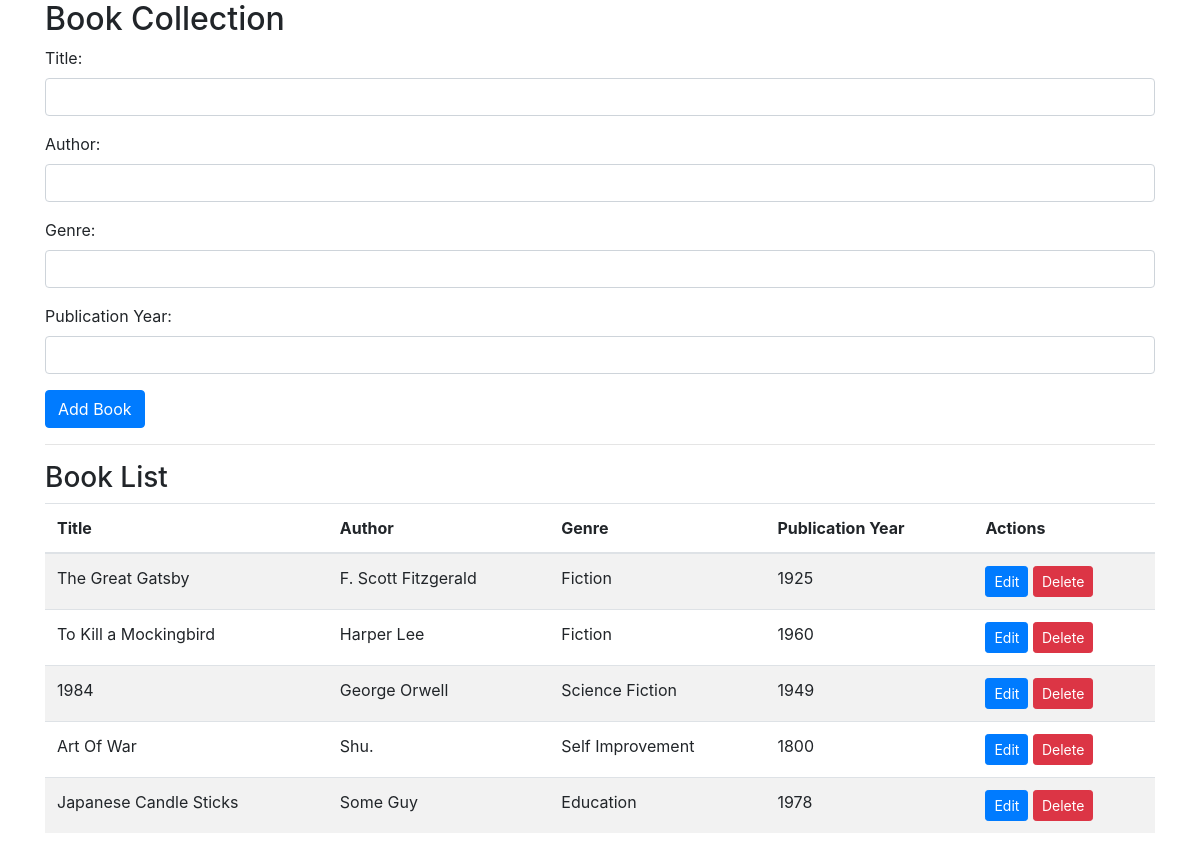
The page / on the database its author committed.
### tables this page shows
CREATE TABLE `books` (
  `id` int(11) NOT NULL,
  `title` varchar(50) NOT NULL,
  `author` varchar(50) NOT NULL,
  `genre` varchar(50) NOT NULL,
  `publication` text NOT NULL
);

### index.php (the view, shortened to what this page needs)
<?php
include_once 'db_connect.php';
$sql = "SELECT * FROM books";
$result = mysqli_query($conn, $sql);
?>
<!DOCTYPE html>
<html lang="en">
<head>
    <link href="https://stackpath.bootstrapcdn.com/bootstrap/4.5.2/css/bootstrap.min.css" rel="stylesheet">
</head>
<body>
    <div class="container">
        <h2>Book Collection</h2>
        <form method="post" action="<?php echo htmlspecialchars($_SERVER["PHP_SELF"]); ?>">
            <div class="form-group">
                <label>Title:</label>
                <input type="text" name="title" class="form-control" required>
            </div>
            <div class="form-group">
                <label>Author:</label>
                <input type="text" name="author" class="form-control" required>
            </div>
            <div class="form-group">
                <label>Genre:</label>
                <input type="text" name="genre" class="form-control">
            </div>
            <div class="form-group">
                <label>Publication Year:</label>
                <input type="number" name="publication" class="form-control">
            </div>
            <button type="submit" name="create" class="btn btn-primary">Add Book</button>
        </form>
        <hr>
        <h3>Book List</h3>
        <table class="table table-striped">
            <thead>
                <tr>
                    <th>Title</th>
                    <th>Author</th>
                    <th>Genre</th>
                    <th>Publication Year</th>
                    <th>Actions</th>
                </tr>
            </thead>
            <tbody>
                <?php while ($row = mysqli_fetch_assoc($result)) { ?>
                    <tr>
                        <td><?php echo $row['title']; ?></td>
                        <td><?php echo $row['author']; ?></td>
                        <td><?php echo $row['genre']; ?></td>
                        <td><?php echo $row['publication']; ?></td>
                        <td>
                            <a href="index.php?edit=<?php echo $row['id']; ?>" class="btn btn-sm btn-primary">Edit</a>
                            <a href="index.php?delete=<?php echo $row['id']; ?>" class="btn btn-sm btn-danger">Delete</a>
                        </td>
                    </tr>
                <?php } ?>
            </tbody>
        </table>

### rows shown on the page
books: title "The Great Gatsby", author "F. Scott Fitzgerald", genre "Fiction", publication "1925"
books: title "To Kill a Mockingbird", author "Harper Lee", genre "Fiction", publication "1960"
books: title "1984", author "George Orwell", genre "Science Fiction", publication "1949"
books: title "Art Of War", author "Shu.", genre "Self Improvement", publication "1800"
books: title "Japanese Candle Sticks", author "Some Guy", genre "Education", publication "1978"
